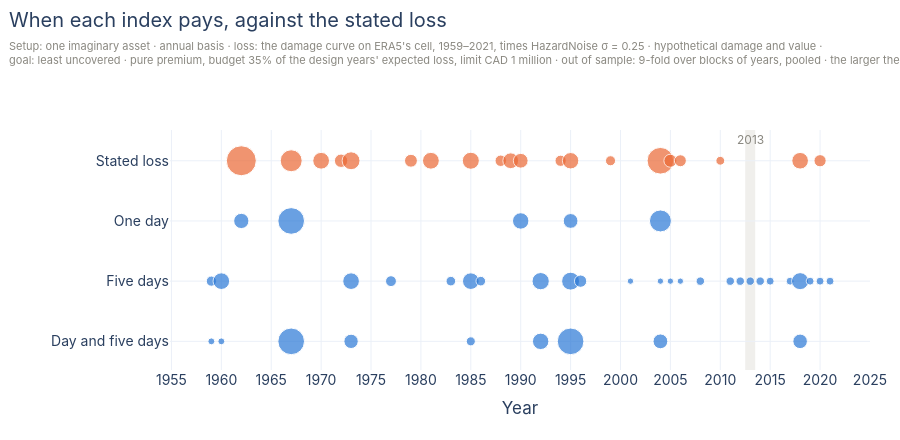

Source (notebook cell):
### Markdown cell above
The premiums match because each design spends its budget. Here is when each index
pays:

### Code cell
def index_values(cover, block):
    """What a cover reads in a block: one index's values, or one column per index of a contract on several."""
    read = cover.index_definition
    names = read.names if isinstance(read, CompositeIndex) else (read.hazard_name,)
    values = np.column_stack([block.index_components[name].values[:, 0] for name in names])
    return values if isinstance(read, CompositeIndex) else values[:, 0]


# Each year's payout from each index, paid by the design made without that year's block.
held = {name: np.concatenate([chosen.cover.payout_values(index_values(chosen.cover, test))
                              for chosen, (_, test) in zip(fold_designs, folds)])
        for name, fold_designs in designs.items()}
period = np.concatenate([test.period for _, test in folds])
lines = {"Stated loss": record.loss[:, 0], **held}
scale = max(values.max() for values in lines.values())

fig = go.Figure()
for name, values in lines.items():
    what = "loss" if name == "Stated loss" else "pays"
    fig.add_trace(go.Scatter(x=period[values > 0], y=[name] * int((values > 0).sum()), mode="markers", name=name,
                             marker=dict(color=ORANGE if what == "loss" else BLUE, size=5 + 25 * np.sqrt(values[values > 0] / scale),
                                         line=dict(width=1, color="white")),
                             customdata=values[values > 0], hovertemplate=f"{name}<br>%{{x}}: {what} CAD %{{customdata:,.0f}}<extra></extra>"))
fig.add_vrect(x0=2012.5, x1=2013.5, fillcolor=LIGHT, line_width=0, layer="below",
              annotation_text="2013", annotation_position="top", annotation_font=dict(color=MUTED, size=12))
SETUP = (f"Setup: one imaginary asset · annual basis · loss: the damage curve on ERA5's cell, {period.min()}–{period.max()}, times "
         f"HazardNoise σ = {SIGMA} · hypothetical damage and value ·<br>goal: least uncovered · pure premium, budget 35% of the "
         f"design years' expected loss, limit CAD 1 million · out of sample: {K}-fold over blocks of years, pooled")
layout(fig, "When each index pays, against the stated loss", SETUP + " · the larger the dot, the more CAD", height=440, top=130,
       yaxis=dict(categoryorder="array", categoryarray=list(lines)[::-1]), xaxis=dict(title="Year", dtick=5), showlegend=False,
       left=170)
fig.show()

### Figure 1 — Plotly figure (JSON) as saved in the notebook; plotly's stock layout.template omitted (floating-point values rounded to 4 significant figures)
{"data": [{"customdata": [360900.0, 165600.0, 79750.0, 40500.0, 96350.0, 35780.0, 80350.0, 83740.0, 23930.0, 67060.0, 55310.0, 22360.0, 75180.0, 14820.0, 270400.0, 37090.0, 28020.0, 8439.0, 78120.0, 30050.0], "hovertemplate": "Stated loss<br>%{x}: loss CAD %{customdata:,.0f}<extra></extra>", "marker": {"color": "#eb6834", "line": {"color": "white", "width": 1}, "size": [30.0, 21.93, 16.75, 13.38, 17.92, 12.87, 16.8, 17.04, 11.44, 15.78, 14.79, 11.22, 16.41, 10.07, 26.64, 13.01, 11.97, 8.823, 16.63, 12.21]}, "mode": "markers", "name": "Stated loss", "type": "scatter", "x": [1962, 1967, 1970, 1972, 1973, 1979, 1981, 1985, 1988, 1989, 1990, 1994, 1995, 1999, 2004, 2005, 2006, 2010, 2018, 2020], "y": ["Stated loss", "Stated loss", "Stated loss", "Stated loss", "Stated loss", "Stated loss", "Stated loss", "Stated loss", "Stated loss", "Stated loss", "Stated loss", "Stated loss", "Stated loss", "Stated loss", "Stated loss", "Stated loss", "Stated loss", "Stated loss", "Stated loss", "Stated loss"]}, {"customdata": [60660.0, 270400.0, 75180.0, 55310.0, 165600.0], "hovertemplate": "One day<br>%{x}: pays CAD %{customdata:,.0f}<extra></extra>", "marker": {"color": "#2a78d6", "line": {"color": "white", "width": 1}, "size": [15.25, 26.64, 16.41, 14.79, 21.93]}, "mode": "markers", "name": "One day", "type": "scatter", "x": [1962, 1967, 1990, 1995, 2004], "y": ["One day", "One day", "One day", "One day", "One day"]}, {"customdata": [15470.0, 78120.0, 78120.0, 20010.0, 12290.0, 78120.0, 12290.0, 86820.0, 96350.0, 30820.0, 993.2, 993.2, 993.2, 993.2, 6834.0, 6834.0, 6834.0, 6834.0, 6834.0, 4905.0, 4905.0, 83740.0, 4905.0, 4905.0, 4905.0], "hovertemplate": "Five days<br>%{x}: pays CAD %{customdata:,.0f}<extra></extra>", "marker": {"color": "#2a78d6", "line": {"color": "white", "width": 1}, "size": [10.18, 16.63, 16.63, 10.89, 9.613, 16.63, 9.613, 17.26, 17.92, 12.31, 6.312, 6.312, 6.312, 6.312, 8.44, 8.44, 8.44, 8.44, 8.44, 7.915, 7.915, 17.04, 7.915, 7.915, 7.915]}, "mode": "markers", "name": "Five days", "type": "scatter", "x": [1959, 1960, 1973, 1977, 1983, 1985, 1986, 1992, 1995, 1996, 2001, 2004, 2005, 2006, 2008, 2011, 2012, 2013, 2014, 2015, 2017, 2018, 2019, 2020, 2021], "y": ["Five days", "Five days", "Five days", "Five days", "Five days", "Five days", "Five days", "Five days", "Five days", "Five days", "Five days", "Five days", "Five days", "Five days", "Five days", "Five days", "Five days", "Five days", "Five days", "Five days", "Five days", "Five days", "Five days", "Five days", "Five days"]}, {"customdata": [2062.0, 2062.0, 270400.0, 50350.0, 9487.0, 75180.0, 270400.0, 55310.0, 52450.0], "hovertemplate": "Day and five days<br>%{x}: pays CAD %{customdata:,.0f}<extra></extra>", "marker": {"color": "#2a78d6", "line": {"color": "white", "width": 1}, "size": [6.89, 6.89, 26.64, 14.34, 9.053, 16.41, 26.64, 14.79, 14.53]}, "mode": "markers", "name": "Day and five days", "type": "scatter", "x": [1959, 1960, 1967, 1973, 1985, 1992, 1995, 2004, 2018], "y": ["Day and five days", "Day and five days", "Day and five days", "Day and five days", "Day and five days", "Day and five days", "Day and five days", "Day and five days", "Day and five days"]}], "layout": {"annotations": [{"font": {"color": "#8a8880", "size": 12}, "showarrow": false, "text": "2013", "x": 2013.0, "xanchor": "center", "xref": "x", "y": 1, "yanchor": "top", "yref": "y domain"}], "font": {"family": "Inter, Helvetica, Arial, sans-serif", "size": 14}, "height": 440, "hoverlabel": {"font": {"size": 13}}, "margin": {"b": 70, "l": 170, "r": 30, "t": 130}, "shapes": [{"fillcolor": "#f0efec", "layer": "below", "line": {"width": 0}, "type": "rect", "x0": 2012.0, "x1": 2014.0, "xref": "x", "y0": 0, "y1": 1, "yref": "y domain"}], "showlegend": false, "title": {"subtitle": {"font": {"color": "#8a8880", "size": 11}, "text": "Setup: one imaginary asset · annual basis · loss: the damage curve on ERA5's cell, 1959–2021, times HazardNoise σ = 0.25 · hypothetical damage and value ·<br>goal: least uncovered · pure premium, budget 35% of the design years' expected loss, limit CAD 1 million · out of sample: 9-fold over blocks of years, pooled · the larger the dot, the more CAD"}, "text": "When each index pays, against the stated loss", "x": 0.01, "y": 0.97, "yanchor": "top"}, "xaxis": {"dtick": 5, "title": {"text": "Year"}}, "yaxis": {"categoryarray": ["Day and five days", "Five days", "One day", "Stated loss"], "categoryorder": "array"}}}
